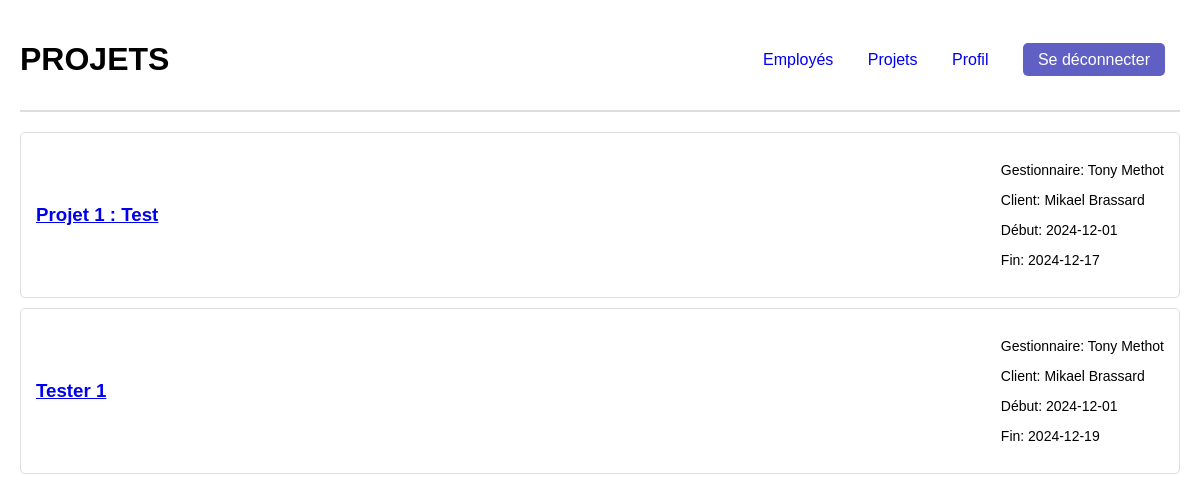
Page /listeProjets on the committed database.
### tables this page shows
CREATE TABLE Projet_proj (
    proj_id INTEGER PRIMARY KEY,
    proj_clnt_id INTEGER NOT NULL,
    proj_etat_etat INTEGER NOT NULL,
    proj_emp_id INTEGER NOT NULL,
    proj_nom TEXT NOT NULL,
    proj_dateDebut DATE,
    proj_dateFin DATE,
    proj_isTemplate BOOLEAN,
    FOREIGN KEY (proj_clnt_id) REFERENCES Client_clnt(clnt_id),
    FOREIGN KEY (proj_etat_etat) REFERENCES Etat_etat(etat_id),
    FOREIGN KEY (proj_emp_id) REFERENCES Employee_emp(emp_id)
);

### main.py (the view)
@app.route('/listeProjets', methods=['GET', 'POST'])        ##Définition de l'url d'accueil
def listeProjets():           ##Fonction pour gérer la réaction de la page d'accueil, le titre est dynamique
  projets = get_projets() #Chercher tous les projets dans table Projets de la BD
  return render_template('listeProjets.html', projets = projets)

### main.py (called while the page is built)
def get_projets():
    conn = sqlite3.connect(DB) # Connect to DB
    cursor = conn.cursor()
    query = '''
    SELECT Projet_proj.proj_id AS id,
        Projet_proj.proj_clnt_id AS idClient,
        Projet_proj.proj_etat_etat AS etatProjet,
        Projet_proj.proj_emp_id AS idChef,
        Projet_proj.proj_nom AS nom,
        Projet_proj.proj_dateDebut AS dateDebut,
        Projet_proj.proj_dateFin AS dateFin,
        Client_clnt.clnt_prenom || ' ' || Client_clnt.clnt_nom AS client_name,
        Employee_emp.emp_prenom || ' ' || Employee_emp.emp_nom AS manager_name
    FROM Projet_proj
    LEFT JOIN Client_clnt ON Projet_proj.proj_clnt_id = Client_clnt.clnt_id
    LEFT JOIN Employee_emp ON Projet_proj.proj_emp_id = Employee_emp.emp_id;

    '''
    cursor.execute(query) #Cherche tous les projets dans la table projet
    projets = cursor.fetchall()
    conn.close()
    return projets

### templates/listeProjets.html (shortened to what this page needs)
<!DOCTYPE html>
<html lang="en">
<head>
    <link rel="stylesheet" href="../static/css/listeProjets.css" />
</head>
<body>
    <header>
        <h1>PROJETS</h1>
        <div>
            <nav>
                <a href="employes">Employés</a>
                <a href="listeProjets">Projets</a>
                <a href="profil">Profil</a>
                <a href="/logout" class="logout-button">Se déconnecter</a>
            </nav>
        </div>
    </header>
    <div class="project-list">
        {% for projet in projets %}
        <div class="project-card">
            <a href="{{ url_for('projet', id=projet[0]) }}">
                <h3>{{ projet[4] }}</h3>
            </a>
            <div class="project-info">
                <p>Gestionnaire: {{ projet[8] }}</p>
                <p>Client: {{ projet[7] }}</p>
                <p>Début: {{ projet[5] }}</p>
                <p>Fin: {{ projet[6] }}</p>
            </div>
        </div>
        {% endfor %}
    </div>
</body>
  </body>
</html>

### static/css/listeProjets.css (style rules this page uses)
body { font-family: Arial, sans-serif; margin: 20px; }
header { display: flex; justify-content: space-between; align-items: center; border-bottom: 2px solid #ddd; padding-bottom: 10px; }
nav a { margin: 0 15px; text-decoration: none; }
.logout-button { background-color: #5f5fc4; color: white; border: none; padding: 8px 15px; border-radius: 5px; cursor: pointer; text-decoration: none; }
.project-list { margin-top: 20px; }
.project-card { border: 1px solid #ddd; border-radius: 5px; padding: 15px; margin-bottom: 10px; display: flex; justify-content: space-between; align-items: center; }
.project-card h3 { margin: 0; }
.project-info { text-align: left; font-size: 14px; }

### rows in the picture
Projet_proj: proj_nom "Projet 1 : Test", projet "Tony Methot", projet "Mikael Brassard", proj_dateDebut "2024-12-01", proj_dateFin "2024-12-17"
Projet_proj: proj_nom "Tester 1", projet "Tony Methot", projet "Mikael Brassard", proj_dateDebut "2024-12-01", proj_dateFin "2024-12-19"
